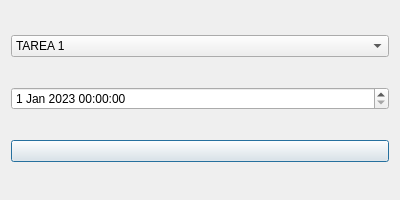
<?xml version="1.0" encoding="UTF-8"?>
<ui version="4.0">
 <class>Dialog</class>
 <widget class="QDialog" name="Dialog">
  <property name="geometry">
   <rect>
    <x>0</x>
    <y>0</y>
    <width>400</width>
    <height>200</height>
   </rect>
  </property>
  <property name="windowTitle">
   <string>Dialog</string>
  </property>
  <layout class="QVBoxLayout" name="verticalLayout">
   <item>
    <widget class="QComboBox" name="comboBox">
     <item>
      <property name="text">
       <string>TAREA 1</string>
      </property>
     </item>
    </widget>
   </item>
   <item>
    <widget class="QDateTimeEdit" name="dateTimeEdit">
     <property name="dateTime">
      <datetime>
       <hour>0</hour>
       <minute>0</minute>
       <second>0</second>
       <year>2023</year>
       <month>1</month>
       <day>1</day>
      </datetime>
     </property>
    </widget>
   </item>
   <item>
    <widget class="QPushButton" name="buttonBox"/>
   </item>
  </layout>
 </widget>
 <resources/>
 <connections/>
</ui>
